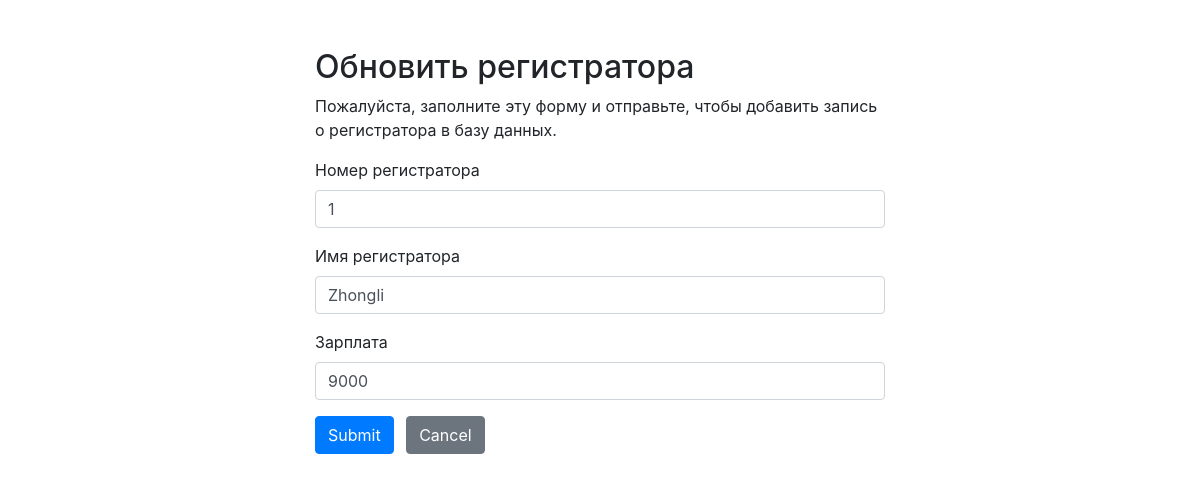
Page /UpdateReceptionist.php?id=1 on the committed database.
### tables this page shows
CREATE TABLE `receptionists` (
  `receptionist_id` int(11) NOT NULL,
  `receptionist_name` varchar(50) NOT NULL,
  `receptionist_salary` int(11) NOT NULL
);

### UpdateReceptionist.php (the view, shortened to what this page needs)
<?php
require_once "connection.php";
$receptionist_id = $receptionist_name  = $receptionist_salary  = "";
$receptionist_id_err = $receptionist_name_err  = $receptionist_salary_err  = "";
if($_SERVER["REQUEST_METHOD"] == "GET"){
    $input_receptionist_id = trim($_GET["id"]);
    $sql = "SELECT * FROM receptionists WHERE receptionist_id = $input_receptionist_id";
    $result = $mysqli->query($sql);
    foreach ($result as $row){
        $receptionist_id = $row['receptionist_id'];
        $receptionist_name = $row['receptionist_name'];
        $receptionist_salary = $row['receptionist_salary'];
    }
}
?>
<!DOCTYPE html>
<html lang="en">
<head>
    <link rel="stylesheet" href="https://stackpath.bootstrapcdn.com/bootstrap/4.5.2/css/bootstrap.min.css">
</head>
<body>
<div class="wrapper">
    <div class="container-fluid">
        <div class="row">
            <div class="col-md-12">
                <h2 class="mt-5">Обновить регистратора</h2>
                <p>Пожалуйста, заполните эту форму и отправьте, чтобы добавить запись о регистратора в базу данных.</p>
                <form action="<?php echo htmlspecialchars($_SERVER["PHP_SELF"]); ?>" method="post">
                    <div class="form-group">
                        <label>Номер регистратора</label>
                        <input type="text" name="receptionist_id" class="form-control <?php echo (!empty($receptionist_id_err)) ? 'is-invalid' : ''; ?>" value="<?php echo $receptionist_id; ?>">
                    </div>
                    <div class="form-group">
                        <label>Имя регистратора</label>
                        <input type="text" name="receptionist_name" class="form-control <?php echo (!empty($receptionist_name_err)) ? 'is-invalid' : ''; ?>" value="<?php echo $receptionist_name; ?>">
                    </div>
                    <div class="form-group">
                        <label>Зарплата</label>
                        <input type="text" name="receptionist_salary" class="form-control <?php echo (!empty($receptionist_salary_err)) ? 'is-invalid' : ''; ?>" value="<?php echo $receptionist_salary; ?>">
                    </div>
                    <input type="submit" class="btn btn-primary" value="Submit">
                    <a href="receptionist.php" class="btn btn-secondary ml-2">Cancel</a>
                </form>
            </div>
        </div>
    </div>
</div>
</body>
</html>

### UpdateReceptionist.php (style rules this page uses)
.wrapper { width: 600px; margin: 0 auto; }

### rows in the picture
receptionists: receptionist_id "1", receptionist_name "Zhongli", receptionist_salary "9000"
